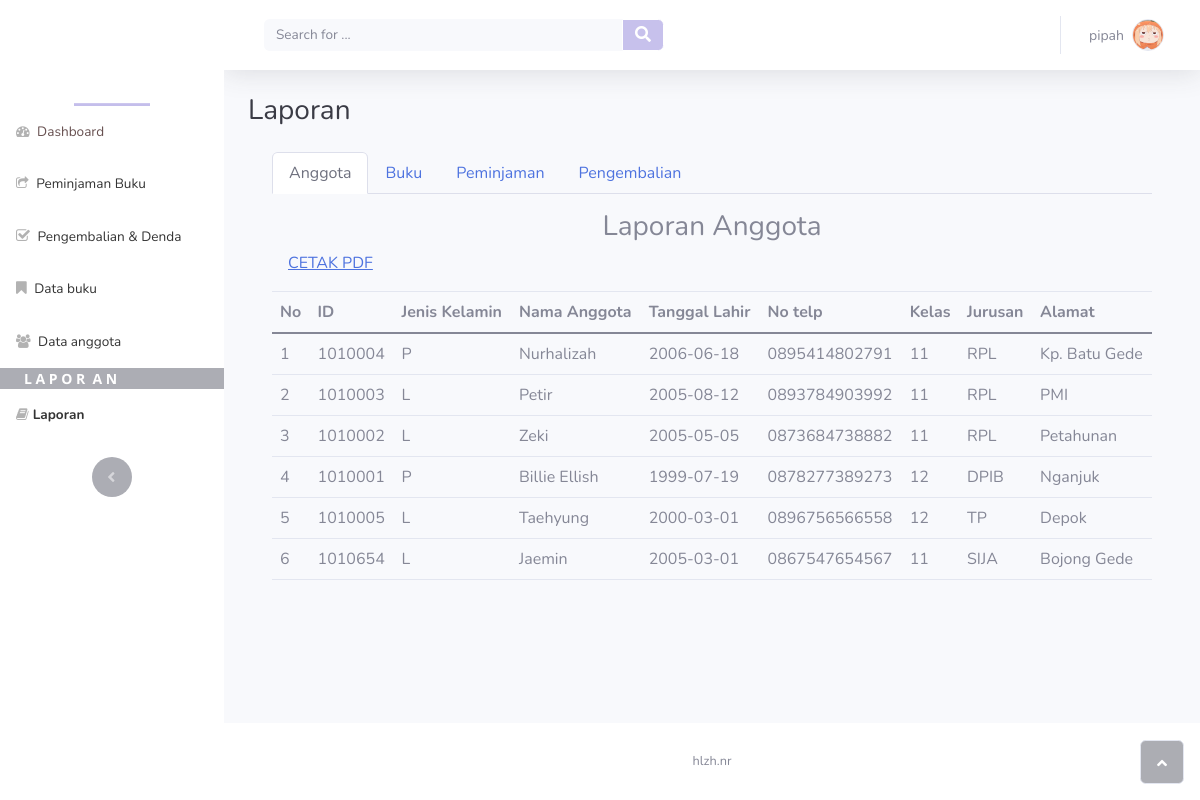
Page /data_laporan.php (signed in) on the committed database.
### tables this page shows
CREATE TABLE `tb_anggota` (
  `id_anggota` int(5) NOT NULL,
  `no_identitas` int(100) NOT NULL,
  `jk` varchar(1) NOT NULL,
  `nama_anggota` varchar(100) NOT NULL,
  `tgl_lhr` date NOT NULL,
  `tlp` varchar(13) NOT NULL,
  `kls` int(2) NOT NULL,
  `jurusan` varchar(30) NOT NULL,
  `alamat` varchar(100) NOT NULL
);

### data_laporan.php (the view, shortened to what this page needs)
<!DOCTYPE html>
<html>
<head>
    <link rel="stylesheet" href="assets/bootstrap/css/bootstrap.min.css">
    <link rel="stylesheet" href="assets/fonts/fontawesome-all.min.css">
    <link rel="stylesheet" href="assets/fonts/font-awesome.min.css">
    <link rel="stylesheet" href="assets/fonts/fontawesome5-overrides.min.css">
</head>
<body id="page-top">
    <div id="wrapper">
        <nav class="navbar navbar-dark align-items-start sidebar sidebar-dark accordion bg-gradient-primary p-0" style="background: rgb(255,255,255);color: rgb(255,255,255);">
            <div class="container-fluid d-flex flex-column p-0">
                <a class="navbar-brand d-flex justify-content-center align-items-center sidebar-brand m-0" href="#" style="background: url(&quot;assets/img/books.png&quot;);background-size: cover;width: 70px;">
                </a>
                <hr class="sidebar-divider my-0" style="width: 76px;background: rgb(25,0,179);height: 3px;">
                <ul class="navbar-nav text-light" id="accordionSidebar">
                    <li class="nav-item">
                        <a class="nav-link" href="index.php" style="color: rgb(103,80,80);">
                            <i class="fa fa-dashboard" style="color: rgb(178,178,178);"></i>
                            <span>Dashboard</span>
                        </a>
                    </li>
                    <li class="nav-item">
                        <a class="nav-link" href="data_peminjaman.php">
                            <i class="fa fa-share-square-o" style="color: rgba(0,0,0,0.3);"></i>
                            <span style="color: rgba(0,0,0,0.8);">Peminjaman Buku</span>
                        </a>
                        <a class="nav-link" href="data_pengembalian.php">
                            <i class="fa fa-check-square-o" style="color: rgba(0,0,0,0.3);font-size: 15px;"></i>
                            <span style="color: rgba(0,0,0,0.8);">Pengembalian &amp; Denda</span>
                        </a>
                        <a class="nav-link" href="data_buku.php">
                            <i class="fa fa-bookmark" style="color: rgba(0,0,0,0.3);font-size: 15px;"></i>
                            <span style="color: rgba(0,0,0,0.8);">Data buku</span>
                        </a>
                        <a class="nav-link" href="data_anggota.php">
                            <i class="fa fa-users" style="color: rgba(0,0,0,0.3);"></i>
                            <span style="color: rgba(0,0,0,0.8);">Data anggota</span>
                        </a>
                        <div class="container d-xl-flex" style="background: #acadb4;">
                            <span style="color: rgb(255,255,255);font-size: 14px;font-family: 'Open Sans', sans-serif;font-weight: bold;">L A P O R&nbsp; A N</span>
                        </div>
                        <a class="nav-link active" href="data_laporan.php"><i class="fa fa-book" style="color: rgba(0,0,0,0.3);"></i><span style="color: rgba(0,0,0,0.8);">Laporan</span></a>
                    </li>
                </ul>
                <div class="text-center d-none d-md-inline" style="color: rgb(50,0,0);"><button class="btn rounded-circle border-0" id="sidebarToggle" type="button" style="color: rgb(102,30,30);background: rgb(172,173,180);border-color: rgba(32,39,86,0);"></button></div>
            </div>
        </nav>
        <div class="d-flex flex-column" id="content-wrapper">
            <div id="content">
                <nav class="navbar navbar-light navbar-expand bg-white shadow mb-4 topbar static-top">
                    <div class="container-fluid"><button class="btn btn-link d-md-none rounded-circle me-3" id="sidebarToggleTop" type="button"><i class="fas fa-bars"></i></button>
                        <form class="d-none d-sm-inline-block me-auto ms-md-3 my-2 my-md-0 mw-100 navbar-search">
                            <div class="input-group"><input class="bg-light form-control border-0 small" type="text" placeholder="Search for ..."><button class="btn btn-primary py-0" type="button" style="background: rgb(199,193,236);border-color: rgb(255, 255, 255);border-top-color: rgb(255,;border-right-color: 255,;border-bottom-color: 255);border-left-color: 255,;"><i class="fas fa-search"></i></button></div>
                        </form>
                        <ul class="navbar-nav flex-nowrap ms-auto">
                            <li class="nav-item dropdown no-arrow">
                                <div class="nav-item dropdown no-arrow">
                                    <a class="dropdown-toggle nav-link" aria-expanded="false" data-bs-toggle="dropdown" href="#">
                                        <span class="d-none d-lg-inline me-2 text-gray-600 small"><?php echo  $_SESSION['username']; ?></span>
                                        <img class="border rounded-circle img-profile" src="assets/img/avatars/umaru.jpg">
                                    </a>
                                </div>
                            </li>
                        </ul>
                    </div>
                </nav>
                <div class="container-fluid">
                    <div class="d-sm-flex justify-content-between align-items-center mb-4">
                        <h3 class="text-dark mb-0">Laporan</h3>
                    </div>
                    <div class="container mt-4">
                        <ul class="nav nav-tabs" id="myTab" role="tablist">
                            <?php $p = @$_GET['p']; ?>
                            <li class="nav-item" role="presentation">
                                <a class="nav-link <?php echo $p == '' || $p == 'anggota' ? 'active' : ''; ?>"
                                    href="data_laporan.php?p=anggota">Anggota</a>
                            </li>
                            <li class="nav-item" role="presentation">
                                <a class="nav-link <?php echo $p == 'buku' ? 'active' : ''; ?>"
                                    href="data_laporan.php?p=buku">Buku</a>
                            </li>
                            <li class="nav-item" role="presentation">
                                <a class="nav-link <?php echo $p == 'peminjaman' ? 'active' : ''; ?>"
                                    href="data_laporan.php?p=peminjaman">Peminjaman</a>
                            </li>
                            <li class="nav-item" role="presentation">
                                <a class="nav-link <?php echo $p == 'pengembalian' ? 'active' : ''; ?>"
                                    href="data_laporan.php?p=pengembalian">Pengembalian</a>
                            </li>
                        </ul>
                        <div class="tab-content" id="myTabContent">
                            <?php if($p == '' || $p == 'anggota'){ ?>
                                <div class="table-responsive">
                                    <div class="card-header py-3">
                                        <h3 style="text-align: center;">Laporan Anggota</h3>
                                        <div style="margin-top: 5px;">
                                            <a href="print_anggota.php">CETAK PDF</a>
                                        </div>
                                    </div>
                                    <table class="table">
                                        <thead>
                                            <tr>
                                                <th>No</th>
                                                <th>ID</th>
                                                <th>Jenis Kelamin</th>
                                                <th>Nama Anggota</th>
                                                <th>Tanggal Lahir</th>
                                                <th>No telp</th>
                                                <th>Kelas</th>
                                                <th>Jurusan</th>
                                                <th>Alamat</th>
                                            </tr>
                                        </thead>
                                        <tbody>
                                            <?php
                                            include 'koneksi.php';
                                            $no = 1;
                                            $sql = mysqli_query($koneksi, "SELECT * FROM tb_anggota");
                                            $row = mysqli_num_rows($sql);
                                            if($row > 0){
                                                while($data = mysqli_fetch_array($sql)){
                                                    echo "<tr>";
                                                    echo "<td>".$no++."</td>";
                                                    echo "<td>".$data['no_identitas']."</td>";
                                                    echo "<td>".$data['jk']."</td>";
                                                    echo "<td>".$data['nama_anggota']."</td>";
                                                    echo "<td>".$data['tgl_lhr']."</td>";
                                                    echo "<td>".$data['tlp']."</td>";
                                                    echo "<td>".$data['kls']."</td>";
                                                    echo "<td>".$data['jurusan']."</td>";
                                                    echo "<td>".$data['alamat']."</td>";
                                                    echo "</tr>";
                                                }
                                            }else{
                                                echo "<tr><td colspan='5'>Data tidak ada</td></tr>";
                                            }
                                            ?>
                                        </tbody>
                                    </table>
                                </div>
                            <?php } ?>
                        </div>
                    </div>
                </div>
            </div>
            <footer class="bg-white sticky-footer">
                <div class="container my-auto">
                    <div class="text-center my-auto copyright"><span>hlzh.nr</span></div>
                </div>
            </footer>
        </div><a class="border rounded d-inline scroll-to-top" href="#page-top"><i class="fas fa-angle-up"></i></a>
    </div>
</body>
</html>

### rows in the picture
tb_anggota: no_identitas "1010004", jk "P", nama_anggota "Nurhalizah", tgl_lhr "2006-06-18", tlp "0895414802791", kls "11", jurusan "RPL", alamat "Kp. Batu Gede"
tb_anggota: no_identitas "1010003", jk "L", nama_anggota "Petir", tgl_lhr "2005-08-12", tlp "0893784903992", kls "11", jurusan "RPL", alamat "PMI"
tb_anggota: no_identitas "1010002", jk "L", nama_anggota "Zeki", tgl_lhr "2005-05-05", tlp "0873684738882", kls "11", jurusan "RPL", alamat "Petahunan"
tb_anggota: no_identitas "1010001", jk "P", nama_anggota "Billie Ellish", tgl_lhr "1999-07-19", tlp "0878277389273", kls "12", jurusan "DPIB", alamat "Nganjuk"
tb_anggota: no_identitas "1010005", jk "L", nama_anggota "Taehyung", tgl_lhr "2000-03-01", tlp "0896756566558", kls "12", jurusan "TP", alamat "Depok"
tb_anggota: no_identitas "1010654", jk "L", nama_anggota "Jaemin", tgl_lhr "2005-03-01", tlp "0867547654567", kls "11", jurusan "SIJA", alamat "Bojong Gede"

### other values in the picture
$_SESSION['username'] "pipah"
